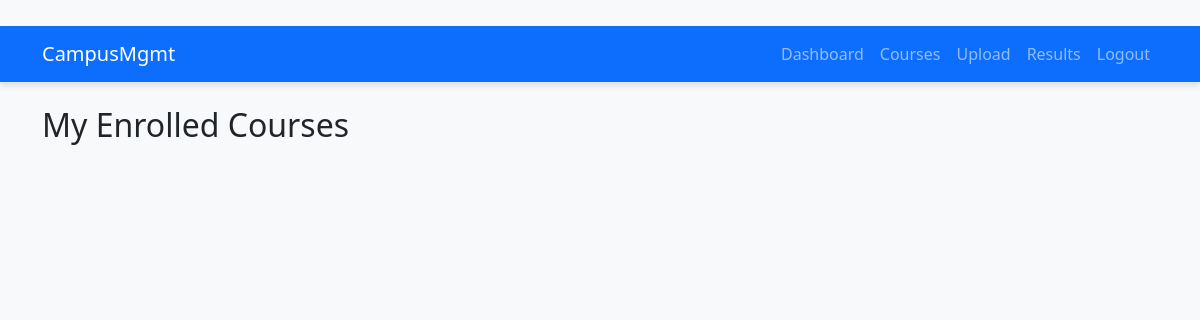
/courses/my/ (signed in), run on an earlier commit of the app's database.
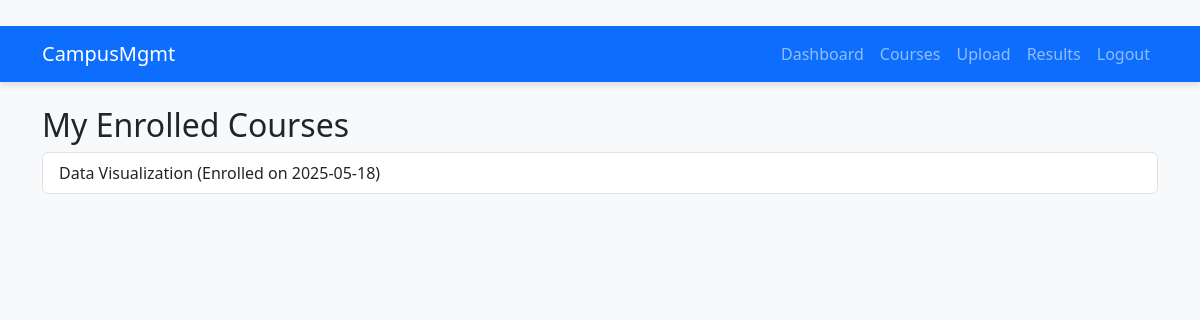
And on a later commit of the database.
### courses/models.py (models this page shows, shortened)
class Enrollment(models.Model):
    student = models.ForeignKey(User, on_delete=models.CASCADE, limit_choices_to={'role': 'student'})
    course = models.ForeignKey(Course, on_delete=models.CASCADE)
    enrolled_on = models.DateTimeField(auto_now_add=True)
    class Meta:
        unique_together = ('student', 'course')

class Course(models.Model):
    name = models.CharField(max_length=100)
    description = models.TextField()
    teacher = models.ForeignKey(User, on_delete=models.CASCADE, limit_choices_to={'role': 'teacher'})
    created_at = models.DateTimeField(auto_now_add=True)

### courses/views.py (the view)
# urls.py: path('my/', views.my_enrollments, name='my-courses'),
@login_required
def my_enrollments(request):
    enrollments = Enrollment.objects.filter(student=request.user)
    return render(request, 'courses/my_courses.html', {'enrollments': enrollments})

### templates/courses/my_courses.html (shortened to what this page needs)
{% extends 'base.html' %}
{% block content %}
<h2>My Enrolled Courses</h2>
<ul class="list-group">
  {% for e in enrollments %}
  <li class="list-group-item">
    {{ e.course.name }} (Enrolled on {{ e.enrolled_on|date:"Y-m-d" }})
  </li>
  {% endfor %}
</ul>
{% endblock %}

What changed in the data, as far as the page shows it:
added Enrollment: course.name "Data Visualization", enrolled_on "2025-05-18"
